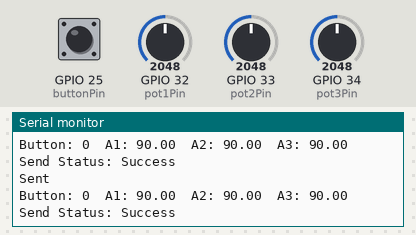
A sketch run on a simulated ESP32. Shown: the last lines printed to the serial monitor. The inputs (shaded band) are chosen by the test bench; at power-on: GPIO 32 (pot1Pin) = 2048, GPIO 33 (pot2Pin) = 2048, GPIO 25 (buttonPin) HIGH, GPIO 34 (pot3Pin) = 2048.

Above: at 1.2 s.
1.3 s: GPIO 32 (pot1Pin) set to 2866
At 2.0 s:
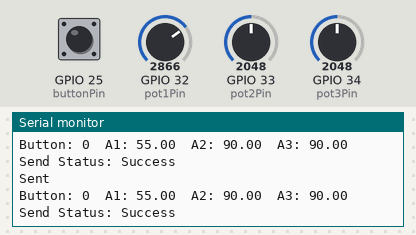
2.8 s: GPIO 33 (pot2Pin) set to 2866
At 3.8 s:
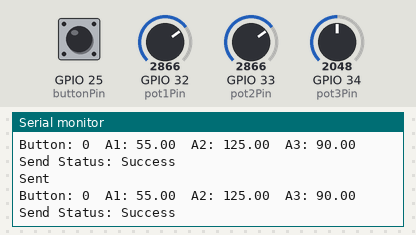
4.3 s: GPIO 25 (buttonPin) pulled LOW for 0.15 s
7.4 s: GPIO 34 (pot3Pin) set to 2866
At 8.0 s:
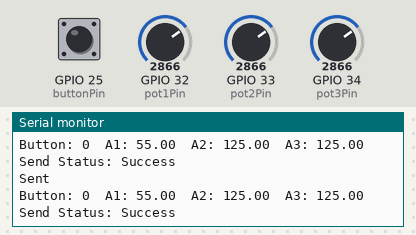
8.9 s: GPIO 25 (buttonPin) pulled LOW for 1 s
11.4 s: GPIO 32 (pot1Pin) set to 3603
At 12.1 s:
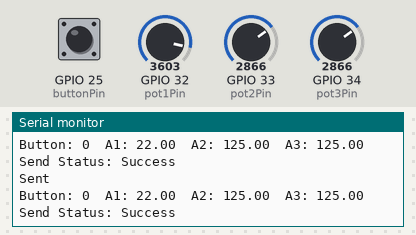
Timing chart, 0 to 13.9 s (numbered marks = the images above; inputs shaded):
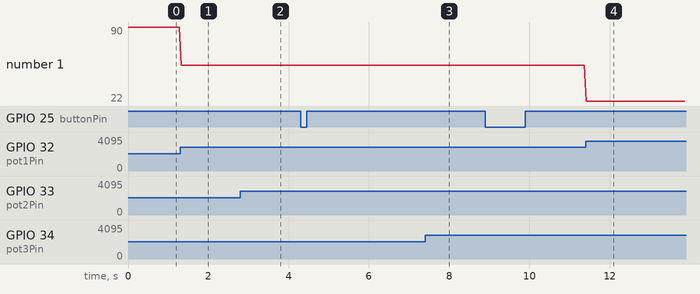

Measured:
- after the input at 1.3 s, the serial monitor: prints a new line at once (image 1)
- after the input at 2.8 s, the serial monitor: prints a new line at once (image 2)
- after the input at 7.4 s, the serial monitor: prints a new line at once (image 3)
- after the input at 11.4 s, the serial monitor: prints a new line at once (image 4)
- plotted number 1: 90 → 55 after the input at 1.3 s, 55 → 22 after the input at 11.4 s

The sketch:

controller_code.ino
```cpp
#include <WiFi.h>
#include <esp_now.h>

typedef struct struct_message {
  int command;
  float angle1;
  float angle2;
  float angle3;
} struct_message;

struct_message sendData;

// Receiver MAC Address
uint8_t receiverAddress[] = {0x24, 0x6F, 0x28, 0xAA, 0xBB, 0xCC}; // CHANGE THIS

esp_now_peer_info_t peerInfo;

// Pins
const int buttonPin = 25;
const int pot1Pin = 32;
const int pot2Pin = 33;
const int pot3Pin = 34;

void OnDataSent(const uint8_t *mac_addr, esp_now_send_status_t status) {
  Serial.print("Send Status: ");
  Serial.println(status == ESP_NOW_SEND_SUCCESS ? "Success" : "Fail");
}

void setup() {
  Serial.begin(115200);

  pinMode(buttonPin, INPUT_PULLUP);

  WiFi.mode(WIFI_STA);

  if (esp_now_init() != ESP_OK) {
    Serial.println("ESP-NOW Init Failed");
    return;
  }

  esp_now_register_send_cb(OnDataSent);

  memcpy(peerInfo.peer_addr, receiverAddress, 6);
  peerInfo.channel = 0;
  peerInfo.encrypt = false;

  if (esp_now_add_peer(&peerInfo) != ESP_OK) {
    Serial.println("Failed to Add Peer");
    return;
  }

  Serial.println("Sender Ready");
}

void loop() {

  // Button: pressed = 180, released = 0
  sendData.command = digitalRead(buttonPin) == LOW ? 180 : 0;

  // Read potentiometers
  int pot1 = analogRead(pot1Pin);
  int pot2 = analogRead(pot2Pin);
  int pot3 = analogRead(pot3Pin);

  // Convert to angles
  sendData.angle1 = map(pot1, 0, 4095, 180, 0);   // Reversed
  sendData.angle2 = map(pot2, 0, 4095, 0, 180);
  sendData.angle3 = map(pot3, 0, 4095, 0, 180);

  esp_err_t result = esp_now_send(
    receiverAddress,
    (uint8_t *)&sendData,
    sizeof(sendData)
  );

  if (result == ESP_OK) {
    Serial.println("Sent");
  } else {
    Serial.println("Error Sending");
  }

  Serial.print("Button: ");
  Serial.print(sendData.command);

  Serial.print("  A1: ");
  Serial.print(sendData.angle1);

  Serial.print("  A2: ");
  Serial.print(sendData.angle2);

  Serial.print("  A3: ");
  Serial.println(sendData.angle3);

  delay(50);
}
```
